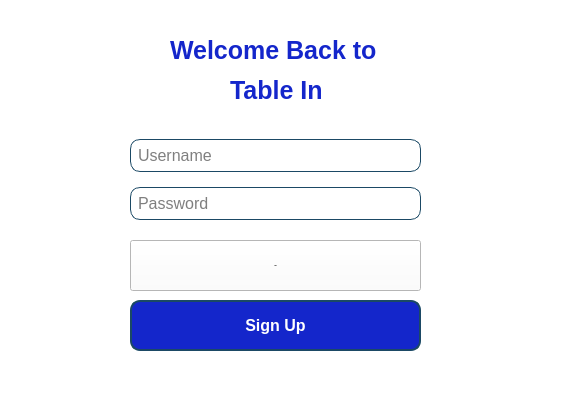
<?xml version="1.0" encoding="UTF-8"?>
<ui version="4.0">
 <class>LoginScreen</class>
 <widget class="QDialog" name="LoginScreen">
  <property name="geometry">
   <rect>
    <x>0</x>
    <y>0</y>
    <width>577</width>
    <height>408</height>
   </rect>
  </property>
  <property name="windowTitle">
   <string>Dialog</string>
  </property>
  <property name="styleSheet">
   <string notr="true">background-color:white;</string>
  </property>
  <widget class="QPushButton" name="pushButton_signup">
   <property name="geometry">
    <rect>
     <x>130</x>
     <y>300</y>
     <width>291</width>
     <height>51</height>
    </rect>
   </property>
   <property name="font">
    <font>
     <pointsize>-1</pointsize>
     <bold>true</bold>
    </font>
   </property>
   <property name="styleSheet">
    <string notr="true">QPushButton {
    border: 2px solid #1B4965;          /* Border color and thickness */
    border-radius: 10px;                /* Rounded corners */
    padding: 10px;                      /* Padding inside the button */
    background-color: rgb(20, 38, 203);         /* Background color */
	color: rgb(20, 38, 203);
    color: white;                       /* Text color */
    font-size: 16px;                    /* Font size */
}
   </string>
   </property>
   <property name="text">
    <string>Sign Up</string>
   </property>
  </widget>
  <widget class="QWidget" name="layoutWidget">
   <property name="geometry">
    <rect>
     <x>130</x>
     <y>130</y>
     <width>291</width>
     <height>101</height>
    </rect>
   </property>
   <layout class="QVBoxLayout" name="verticalLayout">
    <item>
     <layout class="QHBoxLayout" name="horizontalLayout">
      <item>
       <widget class="QLineEdit" name="lineEdit_username">
        <property name="styleSheet">
         <string notr="true">QLineEdit {
    border: 1px solid #1B4965;          /* Border color and thickness */
    border-radius: 10px;                /* Rounded corners */
    padding: 5px;                      /* Padding inside the button */
    background-color: white;         /* Background color */
    color: black;                       /* Text color */
    font-size: 16px;                    /* Font size */
}</string>
        </property>
        <property name="placeholderText">
         <string>Username</string>
        </property>
       </widget>
      </item>
     </layout>
    </item>
    <item>
     <layout class="QHBoxLayout" name="horizontalLayout_2">
      <item>
       <widget class="QLineEdit" name="lineEdit_password">
        <property name="styleSheet">
         <string notr="true">QLineEdit {
    border: 1px solid #1B4965;          /* Border color and thickness */
    border-radius: 10px;                /* Rounded corners */
    padding: 5px;                      /* Padding inside the button */
    background-color: white;         /* Background color */
    color: black;                       /* Text color */
    font-size: 16px;                    /* Font size */
}</string>
        </property>
        <property name="echoMode">
         <enum>QLineEdit::EchoMode::Password</enum>
        </property>
        <property name="placeholderText">
         <string>Password</string>
        </property>
       </widget>
      </item>
     </layout>
    </item>
   </layout>
  </widget>
  <widget class="QPushButton" name="pushButton_login">
   <property name="geometry">
    <rect>
     <x>130</x>
     <y>240</y>
     <width>291</width>
     <height>51</height>
    </rect>
   </property>
   <property name="font">
    <font>
     <pointsize>-1</pointsize>
     <bold>true</bold>
    </font>
   </property>
   <property name="styleSheet">
    <string notr="true">QPushButton {
    border: 2px solid #1B4965;          /* Border color and thickness */
    border-radius: 10px;                /* Rounded corners */
    padding: 10px;                      /* Padding inside the button */
    background-color: rgb(20, 38, 203);         /* Background color */
	color: rgb(20, 38, 203);
    color: white;                       /* Text color */
    font-size: 16px;                    /* Font size */
}
        border: 2px solid #1B4965;      
        border-radius: 10 px;            
        padding: 5px;          
		background-color:rgb(20, 38, 203);
</string>
   </property>
   <property name="text">
    <string>Login</string>
   </property>
  </widget>
  <widget class="QLabel" name="label_3">
   <property name="geometry">
    <rect>
     <x>170</x>
     <y>30</y>
     <width>271</width>
     <height>41</height>
    </rect>
   </property>
   <property name="font">
    <font>
     <pointsize>-1</pointsize>
     <bold>true</bold>
    </font>
   </property>
   <property name="styleSheet">
    <string notr="true">color: rgb(20, 38, 203);
font-size: 25px;
</string>
   </property>
   <property name="text">
    <string>Welcome Back to </string>
   </property>
  </widget>
  <widget class="QLabel" name="label_4">
   <property name="geometry">
    <rect>
     <x>230</x>
     <y>70</y>
     <width>91</width>
     <height>41</height>
    </rect>
   </property>
   <property name="font">
    <font>
     <pointsize>-1</pointsize>
     <bold>true</bold>
    </font>
   </property>
   <property name="styleSheet">
    <string notr="true">color: rgb(20, 38, 203);
font-size: 25px;
</string>
   </property>
   <property name="text">
    <string>Table In</string>
   </property>
  </widget>
 </widget>
 <resources/>
 <connections/>
</ui>
